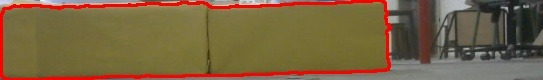
#> input picture Practical/0/IMG-20200205-WA0012.jpg, 543 x 80 px, given in place of the camera
$ python Final.py
#> lines starting #> are read from the running program, lines starting #| are printed output that depends on the picture; after the words box and inside, x2 and y2 are one past the last pixel; in counts of white or black regions, pixels touching at a corner belong together
import numpy as np
import cv2

contour_arr=[]
contour=[]

#path = r'/media/dwarak/HP v232w/Caterpillar/Images/IMG0.jpg'

cam = cv2.VideoCapture(1)
ret,org = cam.read()
#> org is the input picture: shape (80, 543, 3); mean B, G, R 65.5, 98.6, 120.6

#org=cv2.imread(path)
img=cv2.resize(org,(560,340))
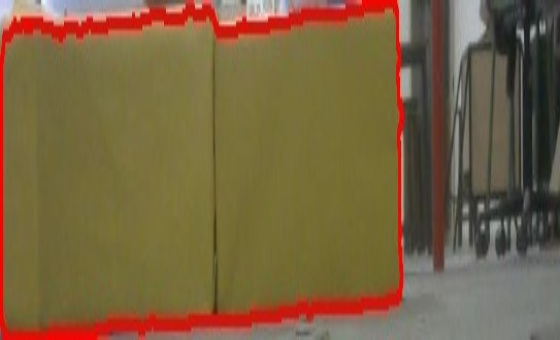
#> img: shape (340, 560, 3); mean B, G, R 65.4, 98.5, 120.5
blur = cv2.GaussianBlur(img,(5,5),0)

hsv=cv2.cvtColor(blur, cv2.COLOR_BGR2HSV)
#> hsv: shape (340, 560, 3); mean H, S, V 28.8, 108.6, 121.2

lb= np.array([15,80,50])
ub= np.array([39,255,255])
mask = cv2.inRange(hsv, lb, ub)
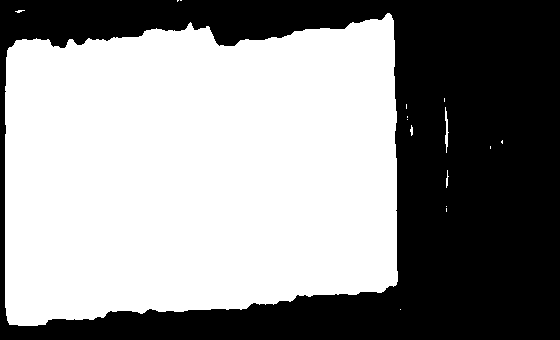
#> mask: shape (340, 560); 56.3% white; 1 black region, box (x1, y1, x2, y2) and area: (0, 0, 560, 340) 83210
res = cv2.bitwise_and(img,hsv, mask =mask)
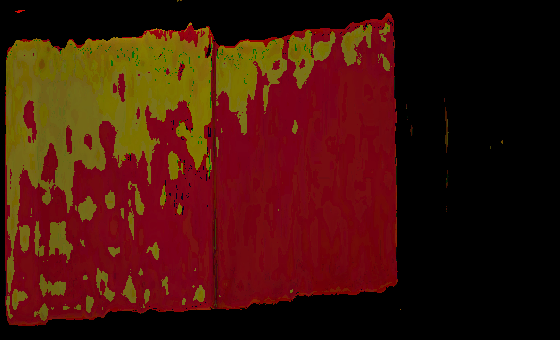
#> res: shape (340, 560, 3); mean B, G, R 9.6, 20.8, 66.1

grey=cv2.cvtColor(res,cv2.COLOR_BGR2GRAY)
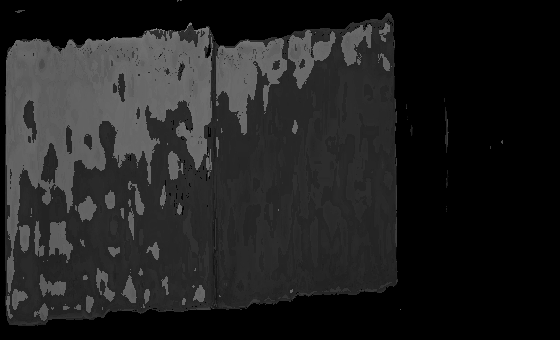
#> grey: shape (340, 560); min 0, max 128, mean 33.1

thresh=cv2.adaptiveThreshold(grey,255,cv2.ADAPTIVE_THRESH_GAUSSIAN_C,cv2.THRESH_BINARY_INV,5,2)
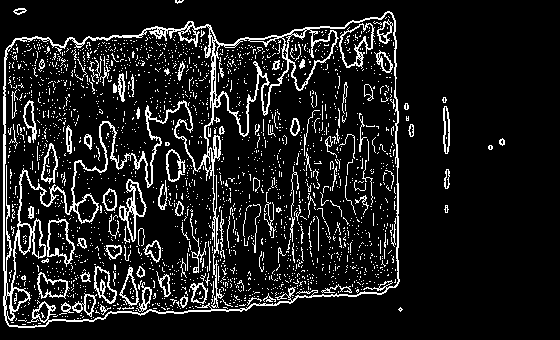
#> thresh: shape (340, 560); 11.5% white in thin lines or dots, all inside (x1, y1, x2, y2) = (3, 0, 505, 328)
contour_check,hierarchy=cv2.findContours(grey,cv2.RETR_TREE, cv2.CHAIN_APPROX_SIMPLE)
#> contour_check = 39 contours, 37 with area under 20; largest, box (x1, y1, x2, y2) and area: (5, 13, 398, 326) 106320, (445, 107, 449, 153) 48

for i in contour_check:
    if cv2.contourArea(i) > 100:
         contour.append(i)
#> this loop made 39 passes
#> i on passes 1, 2, 3, 5, 6, 8, 9, 11, 12, 14, 15, 16: [[400, 309]], [[446, 208], [446, 211]], [[446, 206]], [[490, 146], [490, 148]], [[502, 140], [501, 141], [501, 142], [502, 143]], [[407, 119]], [[407, 116], [407, 117]], [[406, 104], [406, 108]], [[444, 98], [444, 101]], [[311, 294], [312, 293], [313, 294], [312, 295]], [[165, 195], [166, 194], [167, 195], [166, 196]], [[164, 185], [165, 184], [166, 185], [165, 186]]
#> after the loop, contour = 1 contour; box (x1, y1, x2, y2) and area: (5, 13, 398, 326) 106320

print("Number Of contours: ",str(len(contour)))
#| Number Of contours:  1
print(contour)
#> (printed output is left out)

cv2.drawContours(img, contour,-1,(0,0,255),2)
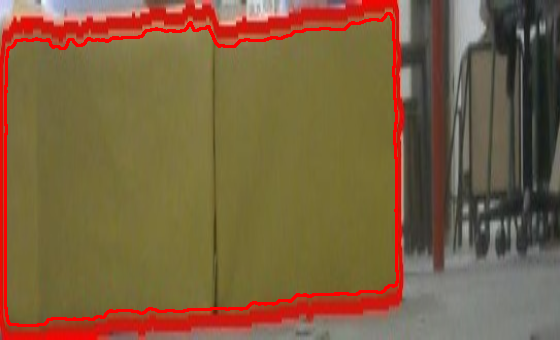
#> img: shape (340, 560, 3); 2.38% of pixels changed, all inside (x1, y1, x2, y2) = (4, 12, 399, 327)

#crop
(y, x) = np.where(mask == 255)
(topy, topx) = (np.min(y), np.min(x))
#> topy = 0; topx = 5
(bottomy, bottomx) = (np.max(y), np.max(x))
#> bottomy = 325; bottomx = 502
img2 = img[topy:bottomy+1, topx:bottomx+1]
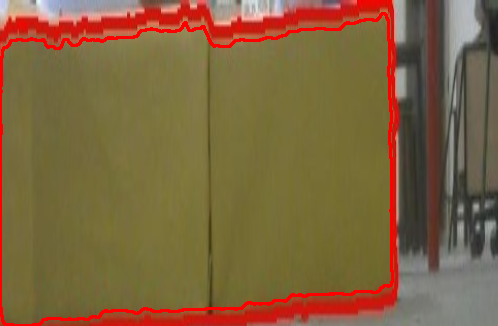
#> img2: shape (326, 498, 3); mean B, G, R 62.7, 99.4, 127.2

cv2.imshow("Output1", img2)


# [27 lines of commented-out code are left out]
cv2.waitKey(0)
cv2.destroyAllWindows()

$ run again, on Practical/0/IMG-20200205-WA0013.jpg
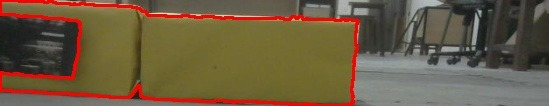
#> input picture Practical/0/IMG-20200205-WA0013.jpg, 549 x 106 px, given in place of the camera
#> org is the input picture: shape (106, 549, 3); mean B, G, R 65.5, 91.4, 108.4
#> hsv: shape (340, 560, 3); mean H, S, V 35.1, 91.5, 109.5
#> `mask = cv2.inRange(hsv, lb, ub)`:
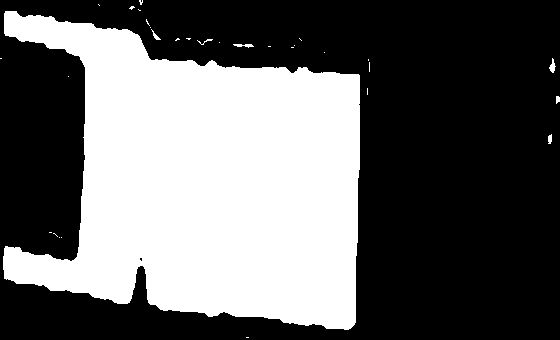
#> mask: shape (340, 560); 39.5% white; 31 white regions (24 under 20 px), largest, box (x1, y1, x2, y2) and area: (3, 11, 360, 330) 74895, (549, 58, 556, 73) 54, (233, 44, 254, 48) 50
#> thresh: shape (340, 560); 8.4% white in thin lines or dots
#> contour_check = 39 contours, 34 with area under 20; largest, box (x1, y1, x2, y2) and area: (3, 11, 360, 330) 74176, (549, 58, 556, 73) 38, (233, 44, 254, 48) 29, (548, 134, 552, 144) 22, (151, 29, 161, 40) 20
#> the loop `for i in contour_check:` made 39 passes
#> i on passes 1, 2, 3, 4, 5, 8, 9, 10: [[246, 337], [248, 337]], [[61, 237]], [[59, 237]], [[53, 233], [54, 233], [57, 236], [54, 233]], [[49, 232], [51, 232]], [[367, 88], [367, 94]], [[68, 76]], [[369, 62], [369, 71]]
#> after the loop `for i in contour_check:`: contour = 1 contour; box (x1, y1, x2, y2) and area: (3, 11, 360, 330) 74176
#| Number Of contours:  1
#> (printed output is left out)
#> topy = 0
#> bottomy = 337; bottomx = 559
#> `img2 = img[topy:bottomy+1, topx:bottomx+1]`:
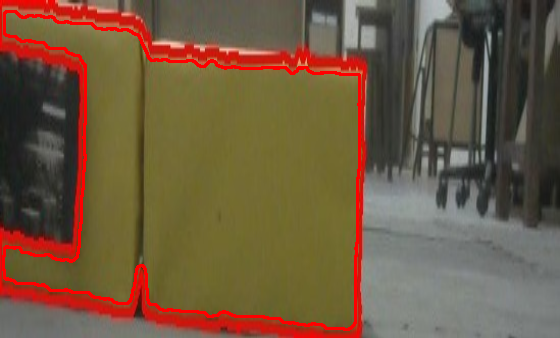
#> img2: shape (338, 560, 3); mean B, G, R 63.9, 88.8, 111.4
